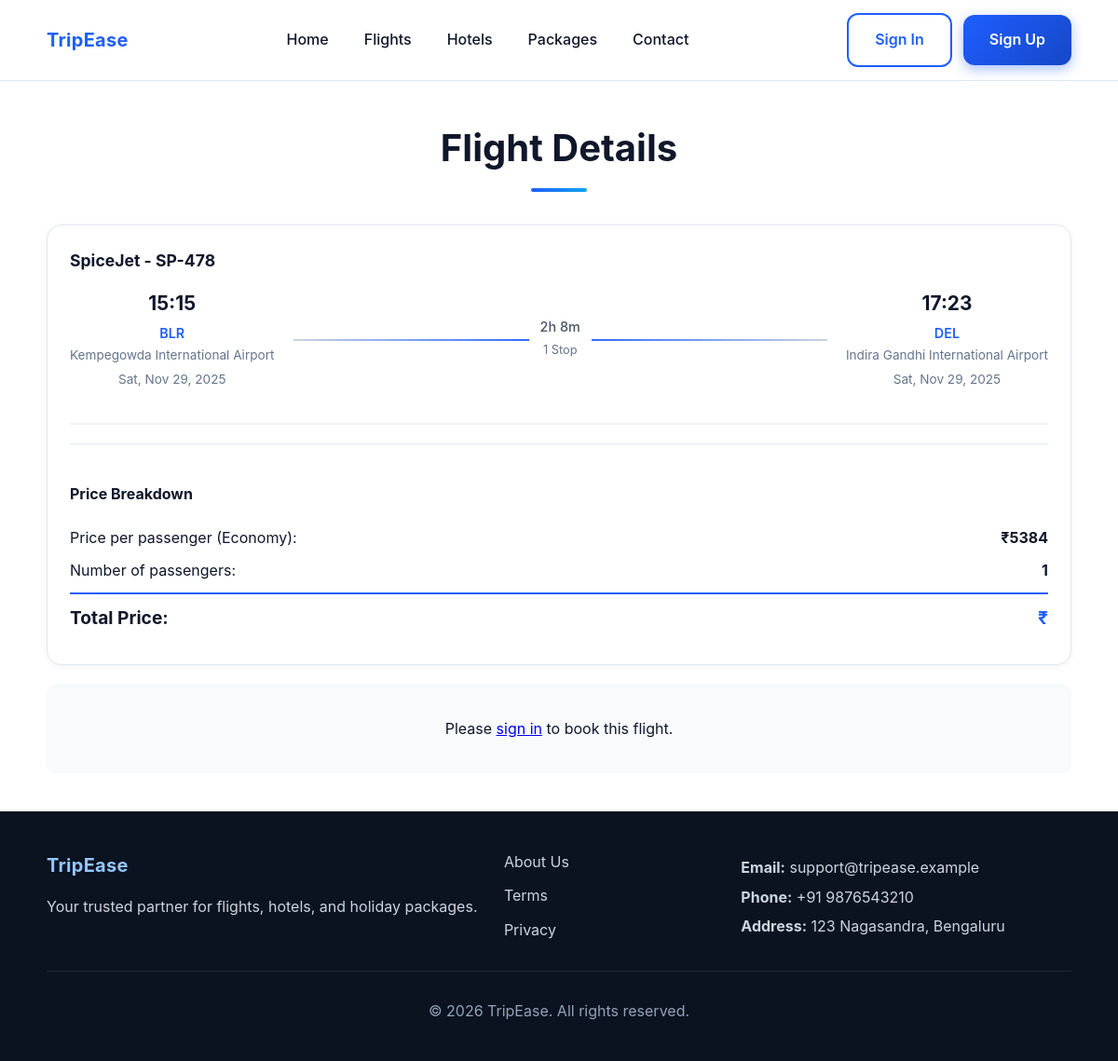
/flights/flight/1/, run on the app's committed database.
### flights/models.py (models this page shows, shortened)
class Flight(models.Model):
    CABIN_CLASS_CHOICES = [
        ('economy', 'Economy'),
        ('business', 'Business'),
        ('first', 'First Class'),
    ]
    flight_number = models.CharField(max_length=20, unique=True)
    airline = models.CharField(max_length=100)
    source = models.ForeignKey(Airport, on_delete=models.CASCADE, related_name='departures')
    destination = models.ForeignKey(Airport, on_delete=models.CASCADE, related_name='arrivals')
    departure_time = models.DateTimeField()
    arrival_time = models.DateTimeField()
    duration_minutes = models.IntegerField(help_text="Flight duration in minutes")
    economy_price = models.DecimalField(
        max_digits=10,
        decimal_places=2,
        validators=[MinValueValidator(Decimal('0.01'))]
    )
    business_price = models.DecimalField(
        max_digits=10,
        decimal_places=2,
        validators=[MinValueValidator(Decimal('0.01'))]
    )
    first_class_price = models.DecimalField(
        max_digits=10,
        decimal_places=2,
        validators=[MinValueValidator(Decimal('0.01'))]
    )
    total_seats = models.IntegerField(default=180, validators=[MinValueValidator(1)])
    available_seats = models.IntegerField(default=180, validators=[MinValueValidator(0)])
    is_non_stop = models.BooleanField(default=True, help_text="Non-stop flight")
    created_at = models.DateTimeField(auto_now_add=True)
    updated_at = models.DateTimeField(auto_now=True)
    class Meta:
        ordering = ['departure_time']
    def get_price(self, cabin_class):
        price_map = {
            'economy': self.economy_price,
            'business': self.business_price,
            'first': self.first_class_price,
        }
        return price_map.get(cabin_class, self.economy_price)
    def get_duration_display(self):
        hours = self.duration_minutes // 60
        minutes = self.duration_minutes % 60
        if hours > 0 and minutes > 0:
            return f"{hours}h {minutes}m"
        elif hours > 0:
            return f"{hours}h"
        else:
            return f"{minutes}m"

class Airport(models.Model):
    code = models.CharField(max_length=3, unique=True, help_text="IATA code (e.g., BLR, DEL)")
    name = models.CharField(max_length=200)
    city = models.CharField(max_length=100)
    country = models.CharField(max_length=100, default='India')
    created_at = models.DateTimeField(auto_now_add=True)
    class Meta:
        ordering = ['city', 'name']

### flights/views.py (the view, shortened to what this page needs)
# urls.py: path("flight/<int:flight_id>/", views.flight_detail, name="flight_detail"),
def flight_detail(request, flight_id):
    flight = get_object_or_404(Flight, id=flight_id)
    cabin_class = request.GET.get("cabin_class", "economy")
    passengers = request.GET.get("passengers", 1)
    departure_date = request.GET.get("departure_date")
    price = flight.get_price(cabin_class)
    context = {
        "flight": flight,
        "price": price,
        "cabin_class": cabin_class,
        "passengers": passengers,
        "departure_date": departure_date,
    }
    return render(request, "flights/detail.html", context)

### templates/flights/detail.html (shortened to what this page needs)
{% extends 'base.html' %}
{% load static %}
{% block content %}
<div class="container" style="padding: 40px 0;">
    <h2 class="section-title">Flight Details</h2>
    <div class="flight-card">
        <div class="flight-header">
            <div class="flight-info">
                <div class="flight-airline">{{ flight.airline }} - {{ flight.flight_number }}</div>
                <div class="flight-route">
                    <div class="flight-time">
                        <strong>{{ flight.departure_time|date:"H:i" }}</strong>
                        <div class="airport-code">{{ flight.source.code }}</div>
                        <div class="airport-name">{{ flight.source.name }}</div>
                        <div style="color: #64748b; font-size: 0.85rem; margin-top: 4px;">{{ flight.departure_time|date:"D, M d, Y" }}</div>
                    </div>
                    <div class="flight-duration">
                        <div class="flight-duration-content">
                            <div class="flight-duration-time">{{ flight.get_duration_display }}</div>
                            <div class="flight-duration-type">
                                {% if flight.is_non_stop %}Non-stop{% else %}1 Stop{% endif %}
                            </div>
                        </div>
                    </div>
                    <div class="flight-time">
                        <strong>{{ flight.arrival_time|date:"H:i" }}</strong>
                        <div class="airport-code">{{ flight.destination.code }}</div>
                        <div class="airport-name">{{ flight.destination.name }}</div>
                        <div style="color: #64748b; font-size: 0.85rem; margin-top: 4px;">{{ flight.arrival_time|date:"D, M d, Y" }}</div>
                    </div>
                </div>
            </div>
        </div>
        <div style="border-top: 1px solid #e2e8f0; padding-top: 20px; margin-top: 20px;">
            <h4>Price Breakdown</h4>
            <div style="display: flex; justify-content: space-between; margin: 10px 0;">
                <span>Price per passenger ({{ cabin_class|title }}):</span>
                <strong>₹{{ price|floatformat:0 }}</strong>
            </div>
            <div style="display: flex; justify-content: space-between; margin: 10px 0;">
                <span>Number of passengers:</span>
                <strong>{{ passengers }}</strong>
            </div>
            <div style="display: flex; justify-content: space-between; margin: 10px 0; font-size: 1.2rem; font-weight: 700; border-top: 2px solid #1e5eff; padding-top: 10px;">
                <span>Total Price:</span>
                <strong style="color: #1e5eff;">₹{{ total_price|floatformat:0 }}</strong>
            </div>
        </div>
    </div>
    {% if user.is_authenticated %}
        <div style="text-align: center;">
            <a href="{% url 'bookings:create' flight.id %}?cabin_class={{ cabin_class }}&passengers={{ passengers }}&departure_date={{ departure_date }}"
                class="btn btn-primary" style="font-size: 1.1rem; padding: 14px 30px;">
                Book Now
            </a>
        </div>
    {% else %}
        <div style="text-align: center; padding: 20px; background: #f8fafc; border-radius: 10px;">
            <p>Please <a href="{% url 'accounts:login' %}?next={% url 'flights:detail' flight.id %}?cabin_class={{ cabin_class }}&passengers={{ passengers }}&departure_date={{ departure_date }}">sign in</a> to book this flight.</p>
        </div>
    {% endif %}
</div>
{% endblock %}

### static/css/styles.css (style rules this page uses)
* { box-sizing: border-box; }
html, body { margin: 0; padding: 0; }
body { font-family: "Inter", system-ui, -apple-system, Segoe UI, Roboto, Helvetica, Arial, "Apple Color Emoji", "Segoe UI Emoji"; color: #0f172a; background: #ffffff; line-height: 1.6; }
.container { width: min(1100px, 92%); margin: 0 auto; }
.section-title { text-align: center; margin: 0 0 28px 0; font-size: clamp(1.5rem, 2.6vw, 2rem); }
.flight-card { background: #ffffff; border: 1px solid #e2e8f0; border-radius: 16px; padding: 24px; margin-bottom: 20px; transition: all 0.3s ease; box-shadow: 0 2px 8px rgba(0, 0, 0, 0.05); }
.flight-header { display: flex; justify-content: space-between; align-items: flex-start; margin-bottom: 20px; padding-bottom: 20px; border-bottom: 2px solid #f1f5f9; }
.flight-info { flex: 1; }
.flight-airline { font-size: 1.1rem; font-weight: 700; color: #0f172a; margin-bottom: 8px; }
.flight-route { display: flex; align-items: center; gap: 20px; margin: 15px 0; }
.flight-time { text-align: center; }
.flight-time strong { font-size: 1.3rem; color: #0f172a; display: block; margin-bottom: 4px; }
.flight-time .airport-code { font-size: 0.9rem; color: #1e5eff; font-weight: 600; }
.flight-time .airport-name { font-size: 0.85rem; color: #64748b; margin-top: 2px; }
.flight-duration { text-align: center; flex: 1; position: relative; }
.flight-duration::before { content: ''; position: absolute; top: 50%; left: 0; right: 0; height: 2px; background: linear-gradient(to right, #cbd5e1 0%, #1e5eff 50%, #cbd5e1 100%); z-index: 0; }
.flight-duration-content { background: #ffffff; padding: 0 12px; position: relative; z-index: 1; display: inline-block; }
.flight-duration-time { font-size: 0.9rem; color: #475569; font-weight: 500; }
.flight-duration-type { font-size: 0.8rem; color: #64748b; margin-top: 4px; }
.section-title { font-size: 2.5rem; font-weight: 700; color: #0f172a; margin-bottom: 50px; text-align: center; position: relative; }
.section-title::after { content: ''; position: absolute; bottom: -15px; left: 50%; transform: translateX(-50%); width: 60px; height: 4px; background: linear-gradient(90deg, #1e5eff, #0ea5e9); border-radius: 2px; }

### data on the page
Flight: airline "SpiceJet", flight_number "SP-478", departure_time "15:15", source.code "BLR", source.name "Kempegowda International Airport", departure_time "Sat, Nov 29, 2025", duration "2h 8m", arrival_time "17:23", destination.code "DEL", destination.name "Indira Gandhi International Airport", arrival_time "Sat, Nov 29, 2025", economy_price "5384"

### other printed values
{{ cabin_class|title }} "Economy"
{{ passengers }} "1"
